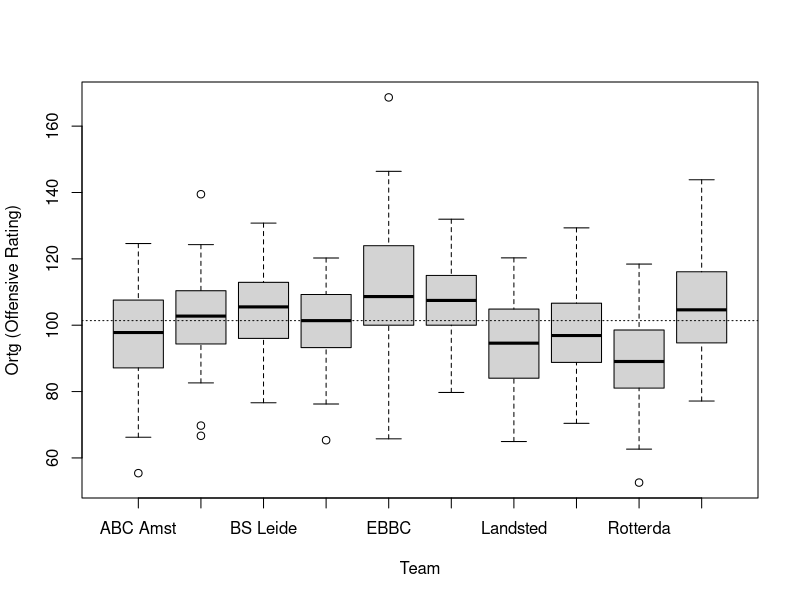
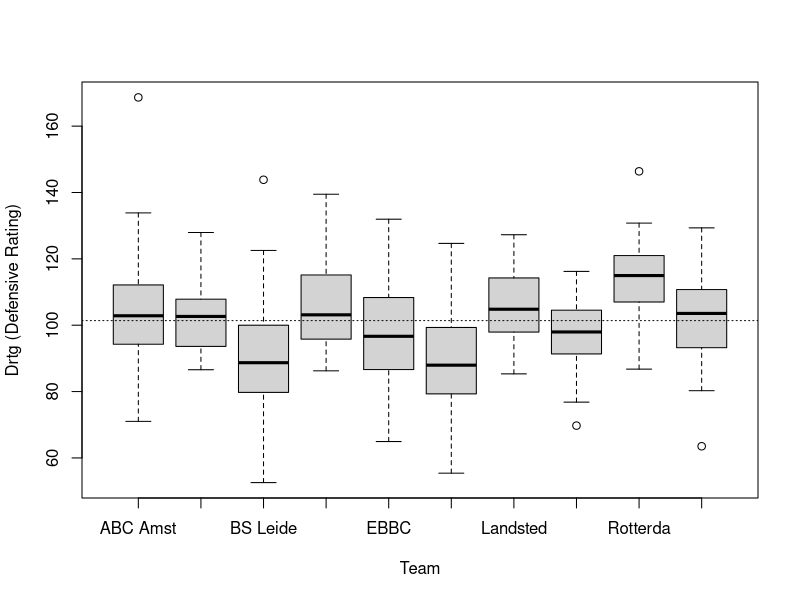
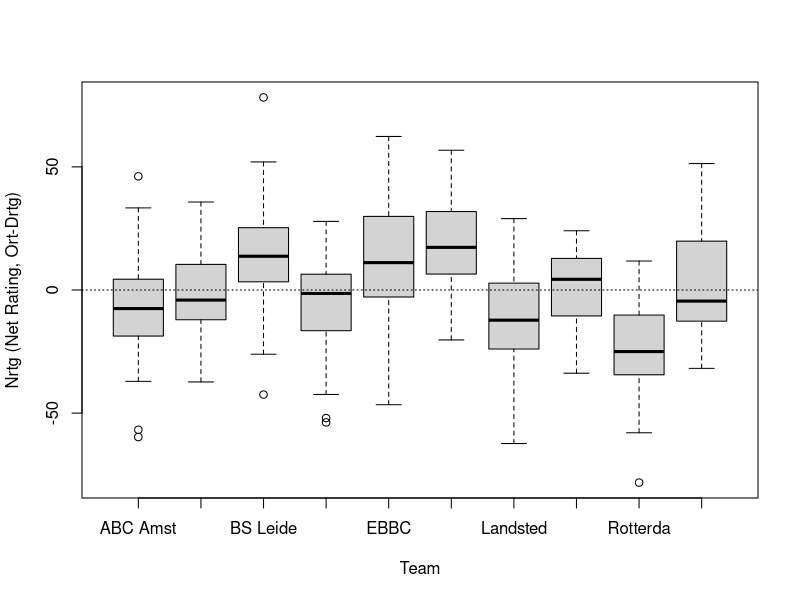
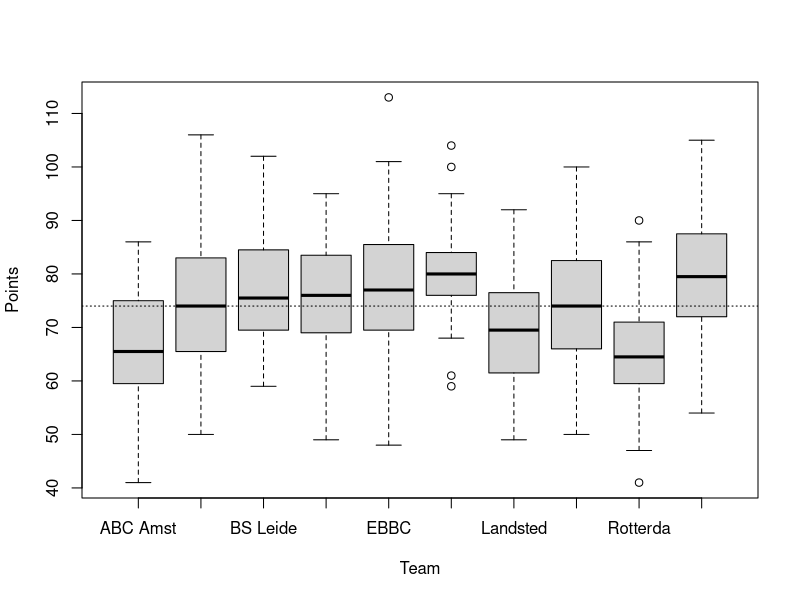
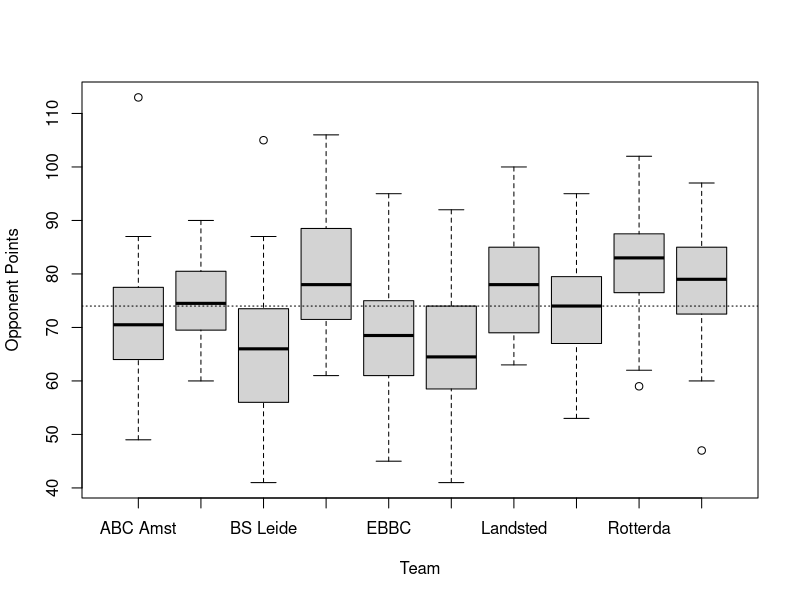
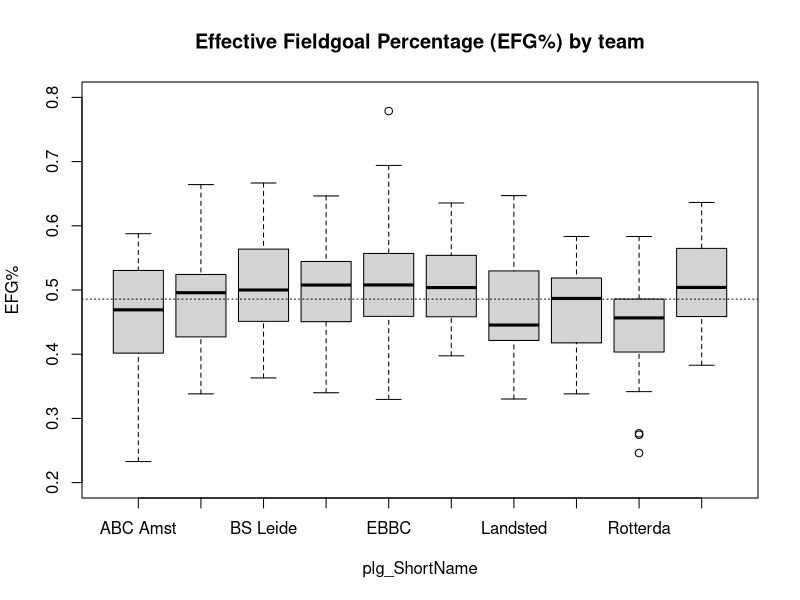
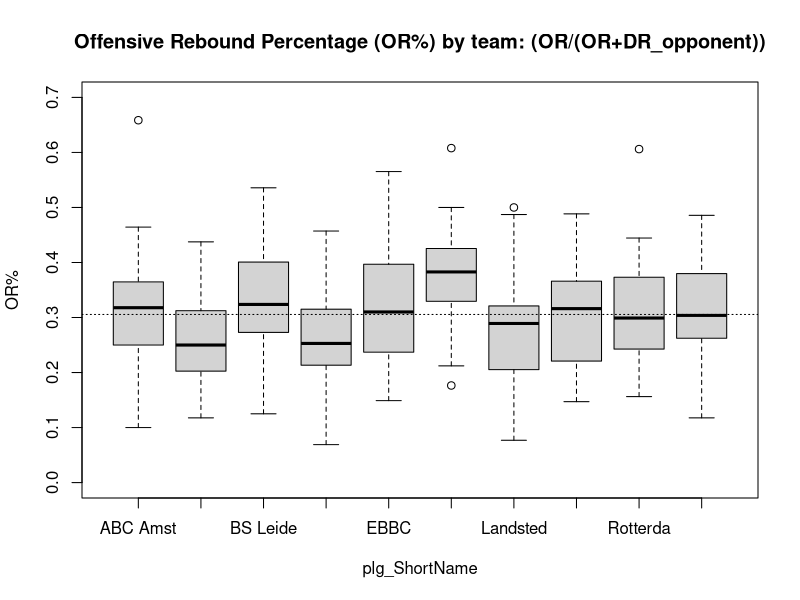
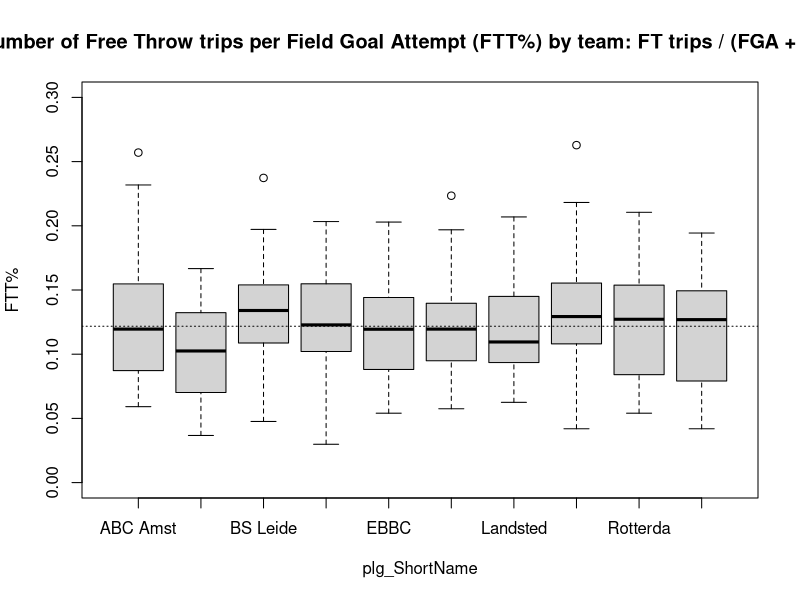

The R source for these figures, in order:
# todo:
#  - configure limits for performace indicators
#  - output per team?
#  - legends on all charts

library(sqldf)
library(ggplot2)
library(reshape2)
library(lattice)

regSeasonID <- 421
playOffID <- 627

sts <- read.csv2("./sources/heren_2010_2011.csv")
sts <- sts[which(sts$cmp_ID==regSeasonID),]

psData <- data.frame(sts$wed_ID, sts$plg_ID, sts$wed_UitPloeg, sts$wed_ThuisPloeg, 
                                sts$scu_FTA, sts$scu_FTM, sts$scu_FGA, sts$scu_FGM, sts$scu_3PM,  sts$scu_3PA, 
                                sts$scu_OffRebounds, sts$scu_DefRebounds, sts$scu_TurnOvers )

# prettify
names(psData) <- sub("^sts.", "", names(psData))        
names(psData) <- sub("scu_", "", names(psData))
names(psData) <- sub("OffRebounds", "OR", names(psData))
names(psData) <- sub("DefRebounds", "DR", names(psData))
names(psData) <- sub("TurnOvers", "TO", names(psData))
names(psData) <- sub("3P", "FG3", names(psData))
                 
games <- sqldf("select wed_ID from sts group by wed_ID")
teams <- sqldf(paste("select plg_ID, thuis_club as plg_Name from sts",
                     "where plg_ID = wed_ThuisPloeg",
                     "group by plg_ID, thuis_club"))

sqlThuis <- paste("select wed_ID, plg_ID, wed_UitPloeg, wed_ThuisPloeg, ", 
                  "max(wed_TeamOffRebThuis) as [OR], ",
                  "max(wed_TeamDefRebThuis) as DR, ", 
                  "max(wed_TeamTurnOverThuis) as [TO] ",
                  "from sts where plg_Id=wed_ThuisPloeg ",
                  "group by wed_Id, plg_ID, wed_UitPloeg, wed_ThuisPloeg")
stsThuis <- sqldf(sqlThuis)


# add zeros for missing columns
missingCols <- setdiff(names(psData), names(stsThuis))  # get missing cols
stsThuis[missingCols] <- 0                              # add to stsThuis, fill with 0 

sqlUit <- gsub("Thuis", "Uit", sqlThuis)
sqlUit <- gsub(", wed_UitPloeg, wed_UitPloeg,", ", wed_UitPloeg, wed_ThuisPloeg,", sqlThuis)  # bug fix :)
stsUit <- sqldf(sqlUit)
stsUit[missingCols] <- 0 

# merge the data frames to obtain a frame we can aggregate on by wed_ID and plg_ID
psData <- rbind(psData, stsThuis, stsUit)

# aggregate by game and team
agg <- aggregate(psData[5:13] , by=list(wed_ID=psData$wed_ID, plg_ID=psData$plg_ID, wed_UitPloeg=psData$wed_UitPloeg, wed_ThuisPloeg=psData$wed_ThuisPloeg), FUN=sum)

# add team name
agg <- sqldf("select agg.*, teams.plg_Name from agg inner join teams on agg.plg_ID=teams.plg_ID")

agg <- transform(agg, 
                 plg_ShortName = substr(plg_Name,0,8))

# now we join the tables, so that we have opposing numbers on the same game line
sqlGameLine = paste("select * from agg ",
                    "inner join agg opp on ",
                    "agg.wed_ID=opp.wed_ID and (",
                    "(agg.plg_ID = agg.wed_ThuisPloeg and opp.plg_ID = opp.wed_UitPloeg) or ",
                    "(agg.plg_ID = agg.wed_UitPloeg and opp.plg_ID = opp.wed_ThuisPloeg) ",
                    ")",
                    "",
                    "order by wed_ID"
                    )

gmStats <- sqldf(sqlGameLine) 

# pretify columns; opponents columns are prefixed with "opp_"
nrCols <- dim(gmStats)[2]/2
oppCols <- paste("opp", names(gmStats)[nrCols+1:nrCols], sep="_")
names(gmStats)[nrCols+1:nrCols] <- oppCols

######################################################################
#
# Calculate performance indicators
#
######################################################################

gmStats <- transform(gmStats,
                     FTtrips = 0.4*FTA,
                     opp_FTtrips =  0.4*opp_FTA)

gmStats <- transform(gmStats, 
                   pts = FTM + 2*FGM + 3*FG3M,
                   opp_pts =  opp_FTM + 2*opp_FGM + 3*opp_FG3M,
                   ps = TO + FTtrips + (FGA + FG3A) - 1.07 * (FGA + FG3A - FGM - FG3M) * OR / (OR + opp_DR),
                   opp_ps = opp_TO + 0.4*opp_FTA + (opp_FGA + opp_FG3A) - 1.07 * (opp_FGA + opp_FG3A - opp_FGM - opp_FG3M) * opp_OR / (opp_OR + DR)
                   )

gmStats <- transform(gmStats,
                   avgps = round((ps + opp_ps) / 2),
                   WARNING = abs(ps-opp_ps) > 4.0)

gmStats <- transform(gmStats,
                     Ortg = 100 * pts / avgps,
                     Drtg = 100 * opp_pts / avgps,
                     Home =  plg_ID == wed_ThuisPloeg)

gmStats <- transform(gmStats,
                     Nrtg = Ortg - Drtg)

gmStats <- transform(gmStats,
                     EFGpct = (FGM+1.5*FG3M)/(FGA+FG3A),
                     ORpct = OR / (OR + opp_DR),
                     TOpct = TO / avgps
                     )

gmStats <- transform(gmStats,
                     opp_EFGpct = (opp_FGM+1.5*opp_FG3M)/(opp_FGA+opp_FG3A),
                     opp_ORpct = opp_OR / (opp_OR + DR),
                     opp_TOpct = opp_TO / avgps,
                     opp_FTTpct = opp_FTtrips / (opp_FGA+opp_FG3A)
                     )

gmStats <- transform(gmStats,
                     FGApct = FGA / (FGA + FG3A + FTtrips),
                     FGA3pct = FG3A / (FGA + FG3A + FTtrips),
                     FTTpct = FTtrips / (FGA + FG3A + FTtrips)
                     )

######################################################################
#
# Output
#
######################################################################

pdf("output/dlb2010-11regseason.pdf", paper="a4r", width=12)
opar <- par(no.readonly=TRUE)

# Offensive and Defensive Ratings - Competition

boxplot(Ortg ~ plg_ShortName, data=gmStats, xlab="Team", ylab="Ortg (Offensive Rating)")
abline(h=median(gmStats$Ortg), lty=3)

boxplot(Drtg ~ plg_ShortName, data=gmStats, xlab="Team", ylab="Drtg (Defensive Rating)")
abline(h=median(gmStats$Drtg), lty=3)

boxplot(Nrtg ~ plg_ShortName, data=gmStats, xlab="Team", ylab="Nrtg (Net Rating, Ort-Drtg)")
abline(h=median(gmStats$Nrtg), lty=3)

boxplot(pts ~ plg_ShortName, data=gmStats, xlab="Team", ylab="Points")
abline(h=median(gmStats$pts), lty=3)

boxplot(opp_pts ~ plg_ShortName, data=gmStats, xlab="Team", ylab="Opponent Points")
abline(h=median(gmStats$opp_pts), lty=3)
     
# Performance Indicators - Competition

boxplot(EFGpct ~ plg_ShortName, data=gmStats, 
        ylab="EFG%",
        ylim=c(0.2,0.8))
abline(h=median(gmStats$EFGpct), lty=3)
title(main="Effective Fieldgoal Percentage (EFG%) by team")

boxplot(ORpct ~ plg_ShortName, data=gmStats, 
        ylab="OR%", ylim=c(0,0.7))
abline(h=median(gmStats$ORpct), lty=3)
title(main="Offensive Rebound Percentage (OR%) by team: (OR/(OR+DR_opponent))")

boxplot(FTTpct ~ plg_ShortName, data=gmStats, 
        ylab="FTT%", ylim=c(0,0.3))
abline(h=median(gmStats$FTTpct), lty=3)
title(main="Number of Free Throw trips per Field Goal Attempt (FTT%) by team: FT trips / (FGA + 3FGA)")

boxplot(TOpct ~ plg_ShortName, data=gmStats, 
        ylab="TO%", 
        ylim=c(0,0.4))
abline(h=median(gmStats$TOpct), lty=3)
title(main="Turnover Percentage (TO%) by team: (TO/#possessions)")

# correlation of performance indicators

d = data.frame(gmStats$Nrtg, 
              gmStats$EFGpct, gmStats$ORpct, 
              gmStats$TOpct, gmStats$FTTpct
               # when evaluating the competion, 
               # it does not make sense to include opponent stats
               #gmStats$opp_EFGpct, gmStats$opp_ORpct, 
               #gmStats$opp_TOpct, gmStats$opp_FTTpct
              )
names(d) <- sub("^gmStats.", "", names(d))
corComp = cor(d)
print(levelplot(corComp))
print(corComp)


# Offensive and Defensive Ratings - by team

layout(matrix(c(1,2,3,4), 1, 4, byrow=TRUE), widths=c(5,1,1,1))

yLim <- c(60, 170)

for(i in 1:10){
  plgID <- teams[i,1]
  plgName <- teams[i,2]
  forPlot <- gmStats[which(gmStats$plg_ID==plgID),]
  gameNrs = c(1:36)
  
  plot(gameNrs, forPlot$Ortg, 
       type="o", pch=1, lty=1, col="blue", 
       ylab="Rating",
       ylim=yLim)
  lines(gameNrs, forPlot$Drtg, 
        pch=2, lty=2, col="red", type="o")
  title(main=paste(plgName, " - Offensive and Defensive Ratings"))
  
  abline(h=median(forPlot$Ortg), lty=1, col="blue")
  abline(h=median(forPlot$Drtg), lty=2, col="red")
  # plot a line for the league average; 
  # which is the same for off and def rating:
  abline(h=median(gmStats$Drtg), lty=3)
  
  legend("topleft", inset=.05, title="Legend", c("Ortg","Drtg", "League Avg"),
         lty=c(1, 2, 3), col=c("blue", "red", "black"))
  
  boxplot(forPlot$Ortg, data=forPlot, xlab="Ortg", col="blue", ylim=yLim )
  abline(h=median(gmStats$Ortg), lty=3)
  boxplot(forPlot$Drtg, data=forPlot, xlab="Drtg", col="red", ylim=yLim)
  abline(h=median(gmStats$Drtg), lty=3)
  boxplot(forPlot$Nrtg, data=forPlot, xlab="Nrtg", ylim=c(-70,70))
  abline(h=median(gmStats$Nrtg), lty=3)
  
}

par(opar)

# battle of ratio's per team

for(i in 1:10){
  plgID <- teams[i,1]
  plgName <- teams[i,2]
  forPlot <- gmStats[which(gmStats$plg_ID==plgID),]
  d = data.frame(forPlot$Nrtg, forPlot$Ortg, forPlot$Drtg,
                 forPlot$EFGpct, forPlot$ORpct, 
                 forPlot$TOpct, forPlot$FTTpct,
                 forPlot$opp_EFGpct, forPlot$opp_ORpct, 
                 forPlot$opp_TOpct, forPlot$opp_FTTpct
                 )
  names(d) <- sub("^forPlot.", "", names(d))
  corTeam = cor(d)
  print(levelplot(corTeam, main=paste("Performance heatmap for ",plgName)))
}

# Details

layout(matrix(c(1,2,3,4,5,6), 2, 3, byrow=TRUE), widths=c(5,1,1))

yLim <- c(0, 0.8)

for(i in 1:10){
  plgID <- teams[i,1]
  plgName <- teams[i,2]
  forPlot <- gmStats[which(gmStats$plg_ID==plgID),]
  gameNrs = c(1:36)
  
  plot(gameNrs, forPlot$EFGpct, 
       type="o", pch=1, lty=1, col="blue", 
       xlab=plgName, ylab="Ratio",
       ylim=yLim)
  lines(gameNrs, forPlot$opp_EFGpct, 
        pch=2, lty=1, col="red", type="o")
  
  boxplot(forPlot$EFGpct, data=forPlot, xlab="EFG%", col="blue", ylim=yLim )
  abline(h=median(gmStats$EFGpct), lty=3)
  boxplot(forPlot$opp_EFGpct, data=forPlot, xlab="Opp EFG%", col="red", ylim=yLim)
  abline(h=median(gmStats$EFGpct), lty=3)
  
  plot(gameNrs, forPlot$FTTpct, 
       type="o", pch=1, lty=1, col="blue", 
       xlab=plgName, ylab="Ratio",
       ylim=yLim)
  lines(gameNrs, forPlot$opp_FTTpct, 
        pch=2, lty=1, col="red", type="o")
  
  boxplot(forPlot$FTTpct, data=forPlot, xlab="FT trip %", col="blue", ylim=yLim )
  abline(h=median(gmStats$FTTpct), lty=3)
  boxplot(forPlot$opp_FTTpct, data=forPlot, xlab="Opp FT trip %", col="red", ylim=yLim)
  abline(h=median(gmStats$opp_FTTpct), lty=3)
  
  plot(gameNrs, forPlot$ORpct, 
       type="o", pch=1, lty=1, col="blue", 
       xlab=plgName, ylab="OR Ratio",
       ylim=yLim)
  lines(gameNrs, forPlot$opp_ORpct, 
        pch=2, lty=1, col="red", type="o")
  
  boxplot(forPlot$ORpct, data=forPlot, xlab="OR%", col="blue", ylim=yLim )
  abline(h=median(gmStats$ORpct), lty=3)
  boxplot(forPlot$opp_ORpct, data=forPlot, xlab="Opp OR%", col="red", ylim=yLim)
  abline(h=median(gmStats$opp_ORpct), lty=3)
  
  plot(gameNrs, forPlot$TOpct, 
       type="o", pch=1, lty=1, col="blue", 
       xlab=plgName, ylab="TO%",
       ylim=yLim)
  lines(gameNrs, forPlot$opp_TOpct, 
        pch=2, lty=1, col="red", type="o")
  
  boxplot(forPlot$TOpct, data=forPlot, xlab="TO%", col="blue", ylim=yLim )
  abline(h=median(gmStats$TOpct), lty=3)
  boxplot(forPlot$opp_TOpct, data=forPlot, xlab="Opp TO %", col="red", ylim=yLim)
  abline(h=median(gmStats$opp_TOpct), lty=3)

  
  forCor <- data.frame(forPlot$Nrtg, forPlot$EFGpct,
                       forPlot$ORpct, forPlot$TOpct, 
                       forPlot$FTTpct)
  forCorOpp <- data.frame(forPlot$Nrtg, forPlot$opp_EFGpct,
                          forPlot$opp_ORpct, forPlot$opp_TOpct, 
                          forPlot$opp_FTTpct)
  
}

par(opar)

# Game pace

boxplot(avgps ~ plg_ShortName, data=gmStats, 
        ylab="#Possessions")
abline(h=median(gmStats$avgps), lty=3)
title(main="Game Pace by team")

# Shooting plays (2/3/FT)

layout(matrix(c(1,2,3,4,5,2,3,4), 2, 4, byrow=TRUE), widths=c(5,1,1,1))

yLim <- c(0, 60)

for(i in 1:10){
  plgID <- teams[i,1]
  plgName <- teams[i,2]
  forPlot <- gmStats[which(gmStats$plg_ID==plgID),]
  gameNrs <- c(1:36)
  
  # absolute
  plot(gameNrs, forPlot$FGA, 
       type="o", pch=1, lty=1, col="blue", 
       xlab=plgName, ylab="#Shots",
       ylim=yLim)
  lines(gameNrs, forPlot$FG3A, 
        type="o", pch=1, lty=1, col="purple", 
        xlab=plgName, 
        ylim=yLim)
  lines(gameNrs, forPlot$FTtrip, 
        type="o", pch=1, lty=1, col="red", 
        xlab=plgName, 
        ylim=yLim)
  
  abline(h=mean(forPlot$FGA), lty=3, col="blue")
  abline(h=mean(forPlot$FG3A), lty=3, col="purple")
  abline(h=mean(forPlot$FTtrip), lty=3, col="red")
  
  boxplot((forPlot$FGApct), data=forPlot, 
          xlab="2FGA", col="blue", 
          ylim=c(0.0, 1.0) )
  abline(h=median(gmStats$FGApct), lty=3)
  
  boxplot(forPlot$FGA3pct, data=forPlot, 
          xlab="3FGA", col="purple",
          ylim=c(0.0, 1.0) )
  abline(h=median(gmStats$FGA3pct), lty=3)
  
  boxplot(forPlot$FTTpct, data=forPlot, 
          xlab="FT trips", col="red",
          ylim=c(0.0, 1.0) )
  abline(h=median(gmStats$FTTpct), lty=3)
  
  # relative
  plot(gameNrs, forPlot$FGApct, 
       type="o", pch=1, lty=1, col="blue", 
       xlab=plgName, ylab="Shot Selection Ratio",
       ylim=c(0.0, 1.0))
  lines(gameNrs, forPlot$FGA3pct, 
        type="o", pch=1, lty=1, col="purple", 
        xlab=plgName, 
        ylim=c(0.0, 1.0))
  lines(gameNrs, forPlot$FTTpct, 
        type="o", pch=1, lty=1, col="red", 
        xlab=plgName, 
        ylim=c(0.0, 1.0))
  
#   # create a bar plot using ggplot   
#   fields <- c("FGA", "FG3A", "FTtrips", "TO")
#   plays <- forPlot[fields]
#   plays["gameNrs"] <- gameNrs
#   meltedPlays <- melt(plays, id=c('gameNrs'))
#   qplot(factor(gameNrs), data=meltedPlays, 
#         geom="bar", fill=variable, weight=value)
  
}

par(opar)

dev.off()

# print some table to screen

ratingTable <- sprintf("\n\n %-30s %5s %5s %5s %5s \n", 
                       "Team",
                       "pts",
                       "opp",
                       "Ortg",
                       "Drtg")

for(i in 1:10){
  plgID <- teams[i,1]
  plgName <- teams[i,2]
  forPlot <- gmStats[which(gmStats$plg_ID==plgID),]
  gameNrs = c(1:36)
  
  row <- sprintf("%-30s %5.1f %5.1f %5.1f %5.1f \n", 
                 plgName,
                 mean(forPlot$pts),
                 mean(forPlot$opp_pts),
                 mean(forPlot$Ortg),
                 mean(forPlot$Drtg))
  ratingTable <- paste (ratingTable, row)
}

cat(ratingTable)
                 
